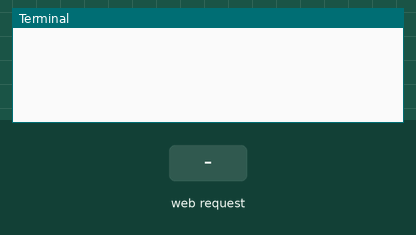
Recording of a program running on a simulated Raspberry Pi (BCM pin numbers). Parts: the last lines printed to the terminal. Inputs (shaded band) come from the test bench. The camera gives no picture and a still takes 0.5 s; the clock reads 2024-03-15 10:24:30 at power-on unless the program sets it.

Above: at 1.2 s.
1.3 s: HTTP request for / received
At 1.7 s:
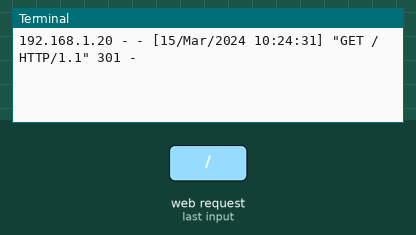
2.8 s: HTTP request for /index.html received
At 4.0 s:
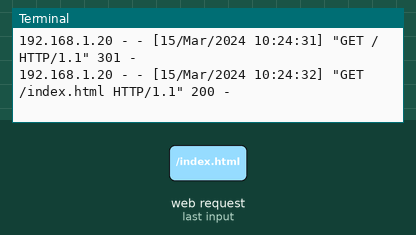
4.3 s: HTTP request for /stream.mjpg received
At 5.2 s:
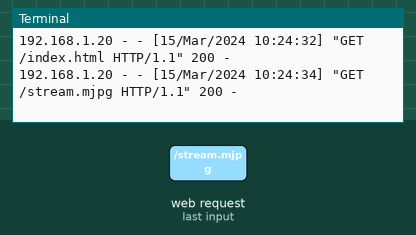

Measured:
- after the input at 1.3 s, the terminal: prints a new line at once (image 1)
- after the input at 2.8 s, the terminal: prints a new line at once (image 2)
- after the input at 4.3 s, the terminal: prints a new line at once (image 3)

The program:

camera.py
```python
# Web streaming example
# Source code from the official PiCamera package
# http://picamera.readthedocs.io/en/latest/recipes2.html#web-streaming

import io
import picamera
import logging
import socketserver
from threading import Condition
from http import server

PAGE="""\
<html>
<body bgcolor="#000000">
<div class="imgbox" style="text-align: center;" >
    <img src="stream.mjpg" width="auto" height="100%" align="middle">
</div>
</body>
</html>
"""

class StreamingOutput(object):
    def __init__(self):
        self.frame = None
        self.buffer = io.BytesIO()
        self.condition = Condition()

    def write(self, buf):
        if buf.startswith(b'\xff\xd8'):
            # New frame, copy the existing buffer's content and notify all
            # clients it's available
            self.buffer.truncate()
            with self.condition:
                self.frame = self.buffer.getvalue()
                self.condition.notify_all()
            self.buffer.seek(0)
        return self.buffer.write(buf)

class StreamingHandler(server.BaseHTTPRequestHandler):
    def do_GET(self):
        if self.path == '/':
            self.send_response(301)
            self.send_header('Location', '/index.html')
            self.end_headers()
        elif self.path == '/index.html':
            content = PAGE.encode('utf-8')
            self.send_response(200)
            self.send_header('Content-Type', 'text/html')
            self.send_header('Content-Length', len(content))
            self.end_headers()
            self.wfile.write(content)
        elif self.path == '/stream.mjpg':
            self.send_response(200)
            self.send_header('Age', 0)
            self.send_header('Cache-Control', 'no-cache, private')
            self.send_header('Pragma', 'no-cache')
            self.send_header('Content-Type', 'multipart/x-mixed-replace; boundary=FRAME')
            self.end_headers()
            try:
                while True:
                    with output.condition:
                        output.condition.wait()
                        frame = output.frame
                    self.wfile.write(b'--FRAME\r\n')
                    self.send_header('Content-Type', 'image/jpeg')
                    self.send_header('Content-Length', len(frame))
                    self.end_headers()
                    self.wfile.write(frame)
                    self.wfile.write(b'\r\n')
            except Exception as e:
                logging.warning(
                    'Removed streaming client %s: %s',
                    self.client_address, str(e))
        else:
            self.send_error(404)
            self.end_headers()

class StreamingServer(socketserver.ThreadingMixIn, server.HTTPServer):
    allow_reuse_address = True
    daemon_threads = True

with picamera.PiCamera(resolution='1920x1080', framerate=30) as camera:
    output = StreamingOutput()
    #Uncomment the next line to change your Pi's Camera rotation (in degrees)
    camera.rotation = 180
    camera.start_recording(output, format='mjpeg')
    try:
        address = ('', 8000)
        server = StreamingServer(address, StreamingHandler)
        server.serve_forever()
    finally:
        camera.stop_recording()
```
